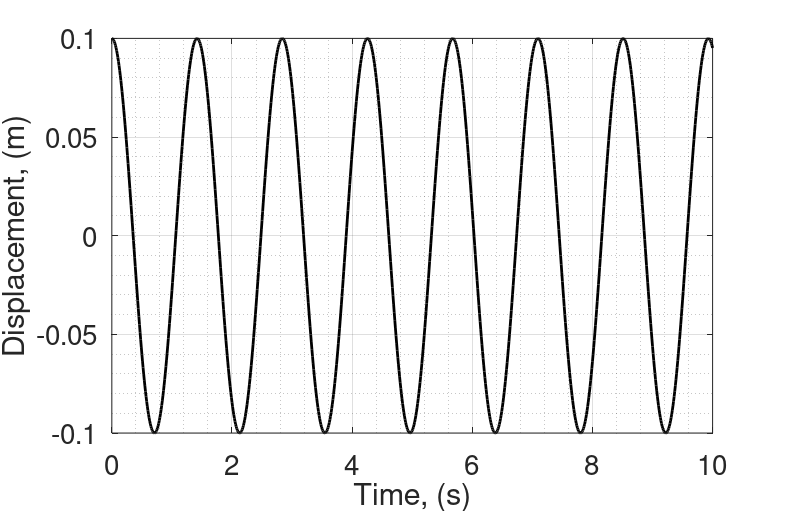

The MATLAB source for this figure: (Note: this script raises an error after producing the figure.)
clc; clear; close all;
clf
clear format

format long

set(groot,'defaultLineLineWidth',2)  %sets graph line width as 2
set(groot,'defaultAxesFontSize',20)  %sets graph axes font size as 18
set(groot,'defaulttextfontsize',20)  %sets graph text font size as 18
set(groot,'defaultLineMarkerSize',8) %sets line marker size as 8
set(groot,'defaultAxesXGrid','on')   %sets X axis grid on 
set(groot,'defaultAxesYGrid','on')   %sets Y axis grid on
set(groot,'DefaultAxesBox', 'on')   %sets Axes boxes on

picturewidth = 20; % set this parameter and keep it forever
hw_ratio = 0.65; % feel free to play with this ratio
    
%% Q1

% Parameters
g = 9.81;
L = 1;
density = 500;
density_L = 1000;   % Density at 

% Initial Values
y_0 = 0.1;          % Displacement
dydt_0 = 0;         % Velocity

% Analytical Parameters
omega_2 = (density_L * g) / (density * L);
omega = sqrt(omega_2);

t = 0:0.01:10;
analytical_vals = y_0 * cos(omega .* t) + (dydt_0 / omega) * sin(omega .* t); 

% plot Analytical solution
Analytical_solution = figure;
%set(Analytical_solution,"WindowState","maximized");
set(findall(Analytical_solution,'-property','FontSize'),'FontSize',20);
set(findall(Analytical_solution,'-property','Interpreter'),'Interpreter','latex') 
set(findall(Analytical_solution,'-property','TickLabelInterpreter'),'TickLabelInterpreter','latex')
set(Analytical_solution,'Units','centimeters','Position',[3 3 picturewidth hw_ratio*picturewidth])
pos = get(Analytical_solution,'Position');
set(Analytical_solution,'PaperPositionMode','Auto','PaperUnits','centimeters','PaperSize',[pos(3), pos(4)])

plot(t,analytical_vals,'k')
hold on
%title("Figure 1: Analytical Solution")
xlabel("Time, (s)")
ylabel("Displacement, (m)")
grid minor
hold off

saveas(Analytical_solution,'Analytical_solution.svg');

%% Q1c:
% Convert 2nd order ode to 1st order system

A = [0, 1; -omega_2, 0];

% Eigen Values
eigen_vals = eig(A);
disp("Eigenvalues of matrix A:");
disp(eigen_vals);

%% Q2a:

% Initialising Values
Y_0 = [y_0; dydt_0];
delta_t = 0.1;
time_range = 0:delta_t:10;

% Calling Explicit Euler Function
Y_Euler = Explicit_Euler(Y_0, A, delta_t, time_range);

% plot Euler solution
Euler_Sol = figure;
%pbaspect([2 1 1])
%set(Euler_Sol,"WindowState","maximized");
set(findall(Euler_Sol,'-property','FontSize'),'FontSize',12);
set(findall(Euler_Sol,'-property','Interpreter'),'Interpreter','latex') 
set(findall(Euler_Sol,'-property','TickLabelInterpreter'),'TickLabelInterpreter','latex')
set(Euler_Sol,'Units','centimeters','Position',[3 3 picturewidth hw_ratio*picturewidth])
pos = get(Euler_Sol,'Position');
set(Euler_Sol,'PaperPositionMode','Auto','PaperUnits','centimeters','PaperSize',[pos(3), pos(4)])
plot(time_range,Y_Euler(1, :),'r--');
hold on
%title("Figure 2: Explicit Euler: Displacement vs Time")
xlabel("Time, (s)")
ylabel("Displacement, (m)")
grid minor
hold off

saveas(Euler_Sol,'Euler_Sol.svg');

%% Q2b: Runge-Kutta 4th Order Method

% calling Runge-Kutta-4 Function
Y_RK4 = RK4(Y_0, A, delta_t, time_range);

% plot RK4 solution
Runge_Kutta_4 = figure;
%pbaspect([2 1 1])
%set(Runge_Kutta_4,"WindowState","maximized");
set(findall(Runge_Kutta_4,'-property','FontSize'),'FontSize',12);
set(findall(Runge_Kutta_4,'-property','Interpreter'),'Interpreter','latex') 
set(findall(Runge_Kutta_4,'-property','TickLabelInterpreter'),'TickLabelInterpreter','latex')
set(Runge_Kutta_4,'Units','centimeters','Position',[3 3 picturewidth hw_ratio*picturewidth])
pos = get(Runge_Kutta_4,'Position');
set(Runge_Kutta_4,'PaperPositionMode','Auto','PaperUnits','centimeters','PaperSize',[pos(3), pos(4)])
plot(time_range,Y_RK4(1, :),'b-.');
hold on
%title("Figure 2: Runge-Kutta 4th Order: Displacement vs Time")
xlabel("Time, (s)")
ylabel("Displacement, (m)")
grid minor
hold off

saveas(Runge_Kutta_4,'Runge_Kutta_4.svg');

%% Q2c: MATLAB ode45 function

ode_func = @(t, Y_0) [Y_0(2); -omega_2 * Y_0(1)];
[t_ode45, Y_ode45] = ode45(ode_func, [0, 10], Y_0);

ODE45 = figure;
%pbaspect([2 1 1])
%set(ODE45,"WindowState","maximized");
set(findall(ODE45,'-property','FontSize'),'FontSize',12);
set(findall(ODE45,'-property','Interpreter'),'Interpreter','latex') 
set(findall(ODE45,'-property','TickLabelInterpreter'),'TickLabelInterpreter','latex')
set(ODE45,'Units','centimeters','Position',[3 3 picturewidth hw_ratio*picturewidth])
pos = get(ODE45,'Position');
set(ODE45,'PaperPositionMode','Auto','PaperUnits','centimeters','PaperSize',[pos(3), pos(4)])
plot(t_ode45,Y_ode45(:, 1),'g:');
hold on
%title("Figure 2: MATLAB ode45 Solution: Displacement vs Time")
xlabel("Time, (s)")
ylabel("Displacement, (m)");
grid minor
hold off

saveas(ODE45,'ODE45.svg');

%% Q2d: Comparison of Methods

Comparison_of_methods = figure;
%pbaspect([2 1 1])
%set(Comparison_of_methods,"WindowState","maximized");
set(findall(Comparison_of_methods,'-property','FontSize'),'FontSize',12);
set(findall(Comparison_of_methods,'-property','Interpreter'),'Interpreter','latex') 
set(findall(Comparison_of_methods,'-property','TickLabelInterpreter'),'TickLabelInterpreter','latex')
set(Comparison_of_methods,'Units','centimeters','Position',[3 3 picturewidth hw_ratio*picturewidth])
pos = get(Comparison_of_methods,'Position');
set(Comparison_of_methods,'PaperPositionMode','Auto','PaperUnits','centimeters','PaperSize',[pos(3), pos(4)])

plot(t, analytical_vals, 'k');
hold on
plot(time_range, Y_Euler(1, :), 'r--');
plot(time_range, Y_RK4(1, :), 'b-.');
plot(t_ode45, Y_ode45(:,1), 'g:');
legend('Analytical', 'Eular', 'Runge-Kutta', 'ode45',location = 'best');
xlabel('Time (s)');
ylabel('Displacement y (m)');
%title('Comparison of Solutions');
grid on;

saveas(Comparison_of_methods,'Comparison_of_methods.svg');

%% Q2e: Velocity vs Position
Velocity_vs_Position = figure;
%set(Velocity_vs_Position,"WindowState","maximized");
set(findall(Velocity_vs_Position,'-property','FontSize'),'FontSize',12);
set(findall(Velocity_vs_Position,'-property','Interpreter'),'Interpreter','latex') 
set(findall(Velocity_vs_Position,'-property','TickLabelInterpreter'),'TickLabelInterpreter','latex')
set(Velocity_vs_Position,'Units','centimeters','Position',[3 3 picturewidth hw_ratio*picturewidth])
pos = get(Velocity_vs_Position,'Position');
set(Velocity_vs_Position,'PaperPositionMode','Auto','PaperUnits','centimeters','PaperSize',[pos(3), pos(4)])

plot(Y_Euler(1, :), Y_Euler(2, :), 'r--');
hold on;
plot(Y_RK4(1, :), Y_RK4(2, :), 'b-.');
plot(Y_ode45(:, 1), Y_ode45(:, 2), 'g:');
legend('Euler','Runge-Kutta', 'ode45',location = 'best');
xlabel('Position, y (m)');
ylabel('Velocity, v (m)');
%title('Velocity vs Position');
grid on;

saveas(Velocity_vs_Position, 'Velocity_vs_Position.svg');

%% without dy/dt vs y Euler

Velocity_vs_Position2 = figure;
%set(Velocity_vs_Position2,"WindowState","maximized");
set(findall(Velocity_vs_Position2,'-property','FontSize'),'FontSize',12);
set(findall(Velocity_vs_Position2,'-property','Interpreter'),'Interpreter','latex') 
set(findall(Velocity_vs_Position2,'-property','TickLabelInterpreter'),'TickLabelInterpreter','latex')
set(Velocity_vs_Position2,'Units','centimeters','Position',[3 3 picturewidth hw_ratio*picturewidth])
pos = get(Velocity_vs_Position2,'Position');
set(Velocity_vs_Position2,'PaperPositionMode','Auto','PaperUnits','centimeters','PaperSize',[pos(3), pos(4)])

%plot(Y_Euler(1, :), Y_Euler(2, :), 'r--');
hold on;
plot(Y_RK4(1, :), Y_RK4(2, :), 'b-.');
plot(Y_ode45(:, 1), Y_ode45(:, 2), 'g:');
legend('Runge-Kutta', 'ode45',location = 'best');
xlabel('Position y (m)');
ylabel('Velocity v (m)');
%title('Velocity vs Position');
grid on;
hold off

saveas(Velocity_vs_Position2, 'Velocity_vs_Position2.svg');


%% Q3: Numerical Stability
%% Q3a: Error plots

t__ = time_range;
analytical_values_for_error = y_0 * cos(omega .* t__) + (dydt_0 / omega) * sin(omega .* t__); 
analytical_values_for_error_ode45 = y_0 * cos(omega .* t_ode45) + (dydt_0 / omega) * sin(omega .* t_ode45); 

eular_error = abs(analytical_values_for_error-Y_Euler(1,:));
rk4_error = abs(analytical_values_for_error-Y_RK4(1,:));
ode45_error = abs(analytical_values_for_error_ode45-Y_ode45(:,1));

error_plots = figure;
%set(error_plots, "windowstate", "maximized");
set(findall(error_plots,'-property','FontSize'),'FontSize',12);
set(findall(error_plots,'-property','Interpreter'),'Interpreter','latex') 
set(findall(error_plots,'-property','TickLabelInterpreter'),'TickLabelInterpreter','latex')
set(error_plots,'Units','centimeters','Position',[3 3 picturewidth hw_ratio*picturewidth])
pos = get(error_plots,'Position');
set(error_plots,'PaperPositionMode','Auto','PaperUnits','centimeters','PaperSize',[pos(3), pos(4)])

semilogy(time_range,eular_error,'r--');
hold on
semilogy(time_range,rk4_error,'b-.');
semilogy(t_ode45,ode45_error,'g:');
xlabel("Time (s)");
ylabel("Error (m)");
legend('Explicit Euler','Runge-Kutta 4th Order','ode45',Location='best');
hold off

saveas(error_plots,'error_plots.svg')

%% 3b: step size study

stepsizes = [0.5, 0.05, 0.005];
range = 0:stepsizes(3):10;
RK4_step_study = zeros(3,length(range));
Euler_step_study = zeros(3,length(range));
time__step = zeros(3,length(range));

for i = [1,2,3]

    time_range_step_size = 0:stepsizes(i):10;
    time__step(i,1:length(time_range_step_size)) = time_range_step_size;

    rk_temp = RK4(Y_0, A, stepsizes(i), time_range_step_size);

    RK4_step_study(i,1:length(time_range_step_size)) = rk_temp(1,:);

    %RK4_error(i,:) = abs(rk_temp(1,:)-analytical_values_for_error);


    Euler_temp = Explicit_Euler(Y_0, A, stepsizes(i), time_range_step_size);

    %Euler_error(i,:) = abs(Euler_temp(1,:)-analytical_values_for_error);

    Euler_step_study(i,1:length(time_range_step_size)) = Euler_temp(1,:);
end

time__step(time__step(:,2:end) == 0) = "Nan";
RK4_step_study(RK4_step_study(:,2:end) == 0) = "Nan";

Euler_step_study(Euler_step_study(:,2:end) == 0) = "Nan";

%% 3b: step size study

Euler_time_step_study = figure;
%set(Euler_time_step_study,"WindowState","maximized");
set(findall(Euler_time_step_study,'-property','FontSize'),'FontSize',12);
set(findall(Euler_time_step_study,'-property','Interpreter'),'Interpreter','latex') 
set(findall(Euler_time_step_study,'-property','TickLabelInterpreter'),'TickLabelInterpreter','latex')
set(Euler_time_step_study,'Units','centimeters','Position',[3 3 picturewidth hw_ratio*picturewidth])
pos = get(Euler_time_step_study,'Position');
set(Euler_time_step_study,'PaperPositionMode','Auto','PaperUnits','centimeters','PaperSize',[pos(3), pos(4)])

%plot(time__step(1,:),Euler_step_study(1,:),"r--");
hold on;
plot(time__step(2,:),Euler_step_study(2,:),"b-.");
hold on;
plot(time__step(3,:),Euler_step_study(3,:),"g:");
legend('\Delta t = 0.05','\Delta t = 0.005',location = 'best');

xlabel('Time (s)');
ylabel('Displacement y (m)');
grid on;
legend(Location = "best");
hold off

saveas(Euler_time_step_study, 'Euler_time_step_study.svg');


%% without large growth
Euler_time_step_study_2 = figure;
%set(Euler_time_step_study,"WindowState","maximized");
set(findall(Euler_time_step_study_2,'-property','FontSize'),'FontSize',12);
set(findall(Euler_time_step_study_2,'-property','Interpreter'),'Interpreter','latex') 
set(findall(Euler_time_step_study_2,'-property','TickLabelInterpreter'),'TickLabelInterpreter','latex')
set(Euler_time_step_study_2,'Units','centimeters','Position',[3 3 picturewidth hw_ratio*picturewidth])
pos = get(Euler_time_step_study_2,'Position');
set(Euler_time_step_study_2,'PaperPositionMode','Auto','PaperUnits','centimeters','PaperSize',[pos(3), pos(4)])

plot(time__step(1,:),Euler_step_study(1,:),"r--");
hold on;
plot(time__step(2,:),Euler_step_study(2,:),"b-.");
plot(time__step(3,:),Euler_step_study(3,:),"g:");
legend('\Delta t = 0.5','\Delta t = 0.05','\Delta t = 0.005',location = 'best');

xlabel('Time (s)');
ylabel('Displacement y (m)');
grid on;
legend(Location = "best");
hold off

saveas(Euler_time_step_study_2, 'Euler_time_step_study_2.svg');

%% 3c: step size study


RK4_time_step_study = figure;
%set(RK4_time_step_study,"WindowState","maximized");
set(findall(RK4_time_step_study,'-property','FontSize'),'FontSize',12);
set(findall(RK4_time_step_study,'-property','Interpreter'),'Interpreter','latex') 
set(findall(RK4_time_step_study,'-property','TickLabelInterpreter'),'TickLabelInterpreter','latex')
set(RK4_time_step_study,'Units','centimeters','Position',[3 3 picturewidth hw_ratio*picturewidth])
pos = get(RK4_time_step_study,'Position');
set(RK4_time_step_study,'PaperPositionMode','Auto','PaperUnits','centimeters','PaperSize',[pos(3), pos(4)]);



plot(time__step(1,:),RK4_step_study(1,:),"r--");
hold on;
plot(time__step(2,:),RK4_step_study(2,:),"b-.");
plot(time__step(3,:),RK4_step_study(3,:),"g:");
legend('\Delta t = 0.5','\Delta t = 0.05','\Delta t = 0.005',location = 'southeast');

xlabel('Time (s)');
ylabel('Displacement y (m)');
grid on;
hold off

saveas(RK4_time_step_study, 'RK4_time_step_study.svg');

%% initial conditions effects


dt = 0.005;
Time__range = 0:0.005:10;
init_conditions = -5:1:5;
Y__Eular = zeros(length(init_conditions),length(Time__range));
Y__RK4 = zeros(length(init_conditions),length(Time__range));
analytical_res = zeros(length(init_conditions),length(Time__range));

itter = 1;
for i = init_conditions

    Y__0 = [0.1;i];
    temp_euler = Explicit_Euler(Y__0, A, dt, Time__range);
    Y__Eular(itter,:) = temp_euler(1,:);
    temp_Rk4 = RK4(Y__0, A, dt, Time__range);
    Y__RK4(itter,:) = temp_Rk4(1,:);
    

    analytical_res(itter, :) = 0.1 * cos(omega .* Time__range) + (i / omega) * sin(omega .* Time__range); 
    itter = itter + 1;

end

%%

initil_conditions_Euler = figure;

set(findall(initil_conditions_Euler,'-property','FontSize'),'FontSize',12);
set(findall(initil_conditions_Euler,'-property','Interpreter'),'Interpreter','latex') 
set(findall(initil_conditions_Euler,'-property','TickLabelInterpreter'),'TickLabelInterpreter','latex')
set(initil_conditions_Euler,'Units','centimeters','Position',[3 3 picturewidth hw_ratio*picturewidth])
pos = get(initil_conditions_Euler,'Position');
set(initil_conditions_Euler,'PaperPositionMode','Auto','PaperUnits','centimeters','PaperSize',[pos(3), pos(4)]);



for i = 1:1:length(init_conditions)

    plot(Time__range,Y__Eular(i,:),'DisplayName', ['\Deltat = ' num2str(init_conditions(i))]);

    hold on;

end  


yline(-1,'k-','DisplayName', 'Sinking')
hold off

legend;
xlabel('Time, (s)');
ylabel('Displacement, y (m)');
grid on;
hold off

saveas(initil_conditions_Euler, 'initil_conditions_Euler.svg');


%%

initil_conditions_RK4 = figure;

set(findall(initil_conditions_RK4,'-property','FontSize'),'FontSize',12);
set(findall(initil_conditions_RK4,'-property','Interpreter'),'Interpreter','latex') 
set(findall(initil_conditions_RK4,'-property','TickLabelInterpreter'),'TickLabelInterpreter','latex')
set(initil_conditions_RK4,'Units','centimeters','Position',[3 3 picturewidth hw_ratio*picturewidth])
pos = get(initil_conditions_RK4,'Position');
set(initil_conditions_RK4,'PaperPositionMode','Auto','PaperUnits','centimeters','PaperSize',[pos(3), pos(4)]);



for i = 1:1:length(init_conditions)

    plot(Time__range,Y__RK4(i,:),'DisplayName', ['\Deltat = ' num2str(init_conditions(i))]);

    hold on;

end  


yline(-1,'k-','DisplayName', 'Sinking')
hold off

legend;
xlabel('Time, (s)');
ylabel('Displacement, y (m)');
grid on;
hold off

saveas(initil_conditions_RK4, 'initil_conditions_RK4.svg');


%%
%analytical initial conditions

initil_conditions_analytical = figure;

set(findall(initil_conditions_analytical,'-property','FontSize'),'FontSize',12);
set(findall(initil_conditions_analytical,'-property','Interpreter'),'Interpreter','latex') 
set(findall(initil_conditions_analytical,'-property','TickLabelInterpreter'),'TickLabelInterpreter','latex')
set(initil_conditions_analytical,'Units','centimeters','Position',[3 3 picturewidth hw_ratio*picturewidth])
pos = get(initil_conditions_analytical,'Position');
set(initil_conditions_analytical,'PaperPositionMode','Auto','PaperUnits','centimeters','PaperSize',[pos(3), pos(4)]);



for i = 1:1:length(init_conditions)

    plot(Time__range,analytical_res(i,:),'DisplayName', ['\Deltat = ' num2str(init_conditions(i))]);

    hold on;

end  

yline(-1,'k-','DisplayName', 'Sinking')
hold off

legend;
xlabel('Time, (s)');
ylabel('Displacement, y (m)');
grid on;
hold off

saveas(initil_conditions_analytical, 'initil_conditions_analytical.svg');

%% Q4: Damping Effects

c = 0.2;
A_damped = [0, 1; -omega_2, -c];

Y_RK4_damped = RK4(Y_0, A_damped, delta_t, time_range);

Runge_Kutta_4_damped = figure;
%set(Runge_Kutta_4_damped,"WindowState","maximized");
set(findall(Runge_Kutta_4_damped,'-property','FontSize'),'FontSize',12);
set(findall(Runge_Kutta_4_damped,'-property','Interpreter'),'Interpreter','latex') 
set(findall(Runge_Kutta_4_damped,'-property','TickLabelInterpreter'),'TickLabelInterpreter','latex')
set(Runge_Kutta_4_damped,'Units','centimeters','Position',[3 3 picturewidth hw_ratio*picturewidth])
pos = get(Runge_Kutta_4_damped,'Position');
set(Runge_Kutta_4_damped,'PaperPositionMode','Auto','PaperUnits','centimeters','PaperSize',[pos(3), pos(4)])

plot(time_range,Y_RK4_damped(1, :),'b-.')
hold on
%title("Figure 2: Runge-Kutta 4th Order, Damped Case: Displacement vs Time")
xlabel("Time, (s)")
ylabel("Displacement, (m)")
grid minor
hold off

saveas(Runge_Kutta_4_damped,'Runge_Kutta_4_damped.svg');

%%

% % hfig = figure;  % save the figure handle in a variable
% % t = 0:0.02:10; x = t.*sin(2*pi*t)+ 2*rand(1,length(t)); % data
% % plot(t,x,'k-','LineWidth',1.5,'DisplayName','$\Omega(t)$');
% % xlabel('time $t$ (s)')
% % ylabel('$\Omega$ (V)')
% % fname = 'myfigure';
% % 
% % picturewidth = 20; % set this parameter and keep it forever
% % hw_ratio = 0.65; % feel free to play with this ratio
% % set(findall(hfig,'-property','FontSize'),'FontSize',17) % adjust fontsize to your document
% % 
% % set(findall(hfig,'-property','Box'),'Box','off') % optional
% % set(findall(hfig,'-property','Interpreter'),'Interpreter','latex') 
% % set(findall(hfig,'-property','TickLabelInterpreter'),'TickLabelInterpreter','latex')
% % set(hfig,'Units','centimeters','Position',[3 3 picturewidth hw_ratio*picturewidth])
% % pos = get(hfig,'Position');
% % set(hfig,'PaperPositionMode','Auto','PaperUnits','centimeters','PaperSize',[pos(3), pos(4)])
% % %print(hfig,fname,'-dpdf','-painters','-fillpage')
% % print(hfig,fname,'-dpng','-vector')
% % 
% % saveas(hfig,"hfig.svg");

%% Runge-Kutta 4th order Function

function Y_RK4 = RK4(Y_0, A, delta_t, time_range)

    % Prealocating Array
    Y_RK4 = zeros(2,length(time_range));
    Y_RK4(:,1) = Y_0;
    
    % RK4 intergration steps
    for i = 2:length(time_range)
        k1 = A * Y_RK4(:, i-1);
        k2 = A * (Y_RK4(:, i-1) + k1 * delta_t/2);
        k3 = A * (Y_RK4(:, i-1) + k2 * delta_t/2);
        k4 = A * (Y_RK4(:, i-1) + k3 * delta_t);
        Y_RK4(:, i) = Y_RK4(:, i-1) + delta_t * (k1 + 2*k2 + 2*k3 + k4)/6;
    end
end
    
%% Explicit Euler Function

function Y_Euler = Explicit_Euler(Y_0, A, delta_t, time_range)
    
    % Prealocating Array
    Y_Euler = zeros(2, length(time_range));
    Y_Euler(:, 1) = Y_0;
    
    % Euler Intergration steps
    for i = 1:(length(time_range) - 1)
        Y_Dot = A * Y_Euler(:, i);
        Y_Euler(:, i+1) = Y_Euler(:, i) + delta_t * Y_Dot;
    end
end





